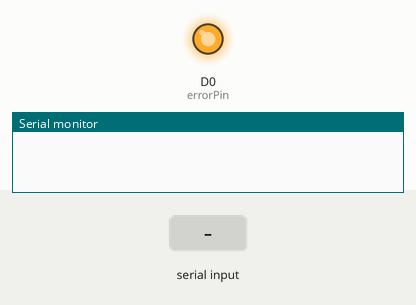
Recording of a sketch running on a simulated ESP8266 (NodeMCU). Parts: output pins drawn as LEDs (lit = HIGH), the last lines printed to the serial monitor. The test bench sets the inputs (shaded band). WiFi joins after 1.5 s; servers stay silent unless stated; a WiFi scan finds three made-up networks; uploads are accepted with an empty reply.

Above: at 0.1 s.
At 6.3 s:
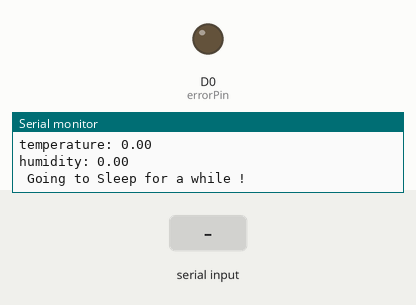
6.4 s: ".\n" received over Serial
Timing chart, 0 to 9.4 s (numbered marks = the images above; inputs shaded):
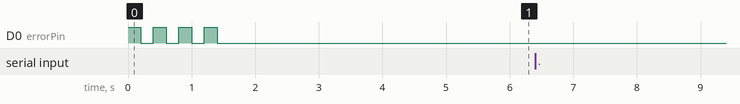

The sketch:

UbiDotWiFi.ino
```cpp
//  This code takes readings from a sensor and posts them via Ubidots.com
//  For this exercise you will need to set up a free Ubidots account

#include <ESP8266WiFi.h>
#include <DHT.h>
String incomingByte;   // for incoming serial data
char str[4];
int firstVal, secondVal;

#define errorPin 16
#define DHTPIN D2
#define DHTTYPE DHT11

// Instantiates and initializes the dht object
DHT dht(DHTPIN, DHTTYPE);

// Define and initialize constants and variables that we'll use later in the code
const int sleep_time = 5;  // Time to sleep (in seconds) between posts to Ubidots
WiFiClient client;

// After creating an account on Ubidots, you'll be able to setup variables where you
// will store the data. In order to post the measurements to the Ubidots variables,
// we need their "IDs", which are given on the website
String variable_id1 = "59e218db76254275000af386";
String variable_id2 = "59e1fb36c03f972b08e1b04a";

// In addition, we'll need the API token, which is what prevents other users
// Ubidots to publish their data to one of your variables
String token = "A1E-82FLoYcaLlS26kAHpBVasOTUI8hBxS";

// We'll also initialize the values for our Wi-Fi network
const char* ssid = "HackUPC-Wifi";
const char* password = "h4ckUPC0/";

//////////////////////////////////////////////////////////////////////////////////
// Function Prototypes
void ubiSave_value(String, String);

// The setup function is executed once by the ESP8266 when it's powered up or reset
void setup()
{
  pinMode(errorPin, OUTPUT); // sets pin as an output to drive an LED for status indication
  // The following loop flashes the LED four times to indicate we're inside the setup function
  for (int i=0;i<4; i++)
  {
    digitalWrite(errorPin ,HIGH);
    delay(200);
    digitalWrite(errorPin ,LOW);
    delay(200);
  }

  Serial1.begin(250000);
  // Initialize Serial (USB) communication, which will be used for sending debugging messages
  // to the computer
  Serial.begin(250000);

  // Start the communication with the DHT sensor by callibg the begin method of the dht object
  dht.begin();
  // Manual delay while the communication with the sensor starts
  delay(10);

  // Debug messsages to indicate we're about to connect to the network
  Serial.println();
  Serial.println();
  Serial.print("Connecting to ");
  Serial.println(ssid);

  // Use the scanNetworks method inside the Wi-Fi class to scan for any available Wi-Fi networks
  // nearby. If none are found, go to sleep
  int n = WiFi.scanNetworks();

  Serial.println("scan done");
  if (n == 0)
  {
    Serial.println("no networks found");
    Serial.println("Going into sleep");
// ESP.deepSleep(sleep_time * 1000000);
  }

  // If networks are found, attempt to connect to our Wi-Fi network
  WiFi.begin(ssid, password);

  // While the connection is not established, IDLE inside this while loop
  while (WiFi.status() != WL_CONNECTED)
  {
    delay(500);
    Serial.print(".");
  }

  // Once the connection to our Wi-Fi netowrk is successful, print some debug messages
  Serial.println("");
  Serial.println("Wi-Fi connected");
}

////////////////////////////////////////////////////////////////////////////////
// Main code
void loop()
{

        // send data only when you receive data:
        if (Serial.available() > 0) {
                // read the incoming byte:
                incomingByte = Serial.readString();

                // say what you got:
                //Serial.print("I received: ");
                //Serial.println(incomingByte);

                for (int i = 0; i < incomingByte.length(); i++) {
                  if (incomingByte.substring(i, i+1) == ".") {
                    firstVal = incomingByte.substring(0, i).toInt();
                    secondVal = incomingByte.substring(i+1).toInt();
                    break;
                  }
                }
                Serial.println("Temperature:");
                Serial.println(firstVal);
                Serial.println("Humidity:");
                Serial.println(secondVal);

        }

  // Read the current temperature and humidity measured by the sensor
  float temp = firstVal;
  float hum = secondVal;
  if(Serial1.available()){
    delay(100); //allows all serial sent to be received together
    int i;
    while(Serial1.available() && i<4) {
      str[i++] = Serial1.read();
    }
    str[i++]='\0';
  }

  // Call our user-defined function ubiSave_value (defined below), and pass it both the
  // measurements as well as the corresponding Ubidots variable IDs
  ubiSave_value(String(variable_id1), String(temp));
  ubiSave_value(String(variable_id2), String(hum));

  // Send some debug messages over USB
  Serial.println("Ubidots data");
  Serial.println("temperature: "+String(temp));
  Serial.println("humidity: "+String(hum));
  Serial.println(" Going to Sleep for a while !" );

  // deepSleep time is defined in microseconds. Multiply seconds by 1e6
  //ESP.deepSleep(sleep_time * 1000000);//one or other

  // Wait a few seconds before publishing additional data to avoid saturating the system
  delay(sleep_time*1000);
}

////////////////////////////////////////////////////////////////////////////////
// User-defined functions
// We encapsulate the grunt work for publishing temperature and humidty values to Ubidots
// inside the function ubiSave_value
void ubiSave_value(String variable_id, String value)
{
  // Prepare the value that we're to send to Ubidots and get the length of the entire string
  // that's being sent
  String var = "{\"value\": " + value +"}"; // We'll pass the data in JSON format
  String length = String(var.length());

  // If we get a proper connection to the Ubidots API
  if (client.connect("things.ubidots.com", 80))
  {
    Serial.println("Connected to Ubidots...");
    delay(100);

    // Construct the POST request that we'd like to issue
    client.println("POST /api/v1.6/variables/"+variable_id+"/values HTTP/1.1");
    // We also use the Serial terminal to show how the POST request looks like
    Serial.println("POST /api/v1.6/variables/"+variable_id+"/values HTTP/1.1");
    // Specify the contect type so it matches the format of the data (JSON)
    client.println("Content-Type: application/json");
    Serial.println("Content-Type: application/json");
    // Specify the content length
    client.println("Content-Length: "+ length);
    Serial.println("Content-Length: "+ length);
    // Use our own API token so that we can actually publish the data
    client.println("X-Auth-Token: "+ token);
    Serial.println("X-Auth-Token: "+ token);
    // Specify the host
    client.println("Host: things.ubidots.com\n");
    Serial.println("Host: things.ubidots.com\n");
    // Send the actual data
    client.print(var);
    Serial.print(var+"\n");
  }
  else
  {
    // If we can't establish a connection to the server:
    Serial.println("Ubidots connection failed...");
  }

  // If our connection to Ubidots is healthy, read the response from Ubidots
  // and print it to our Serial Monitor for debugging!
  while (client.available())
  {
    char c = client.read();
    Serial.print(c);
  }

  // Done with this iteration, close the connection.
  if (client.connected())
  {
    Serial.println("Disconnecting from Ubidots...");
    client.stop();
  }
}
```
